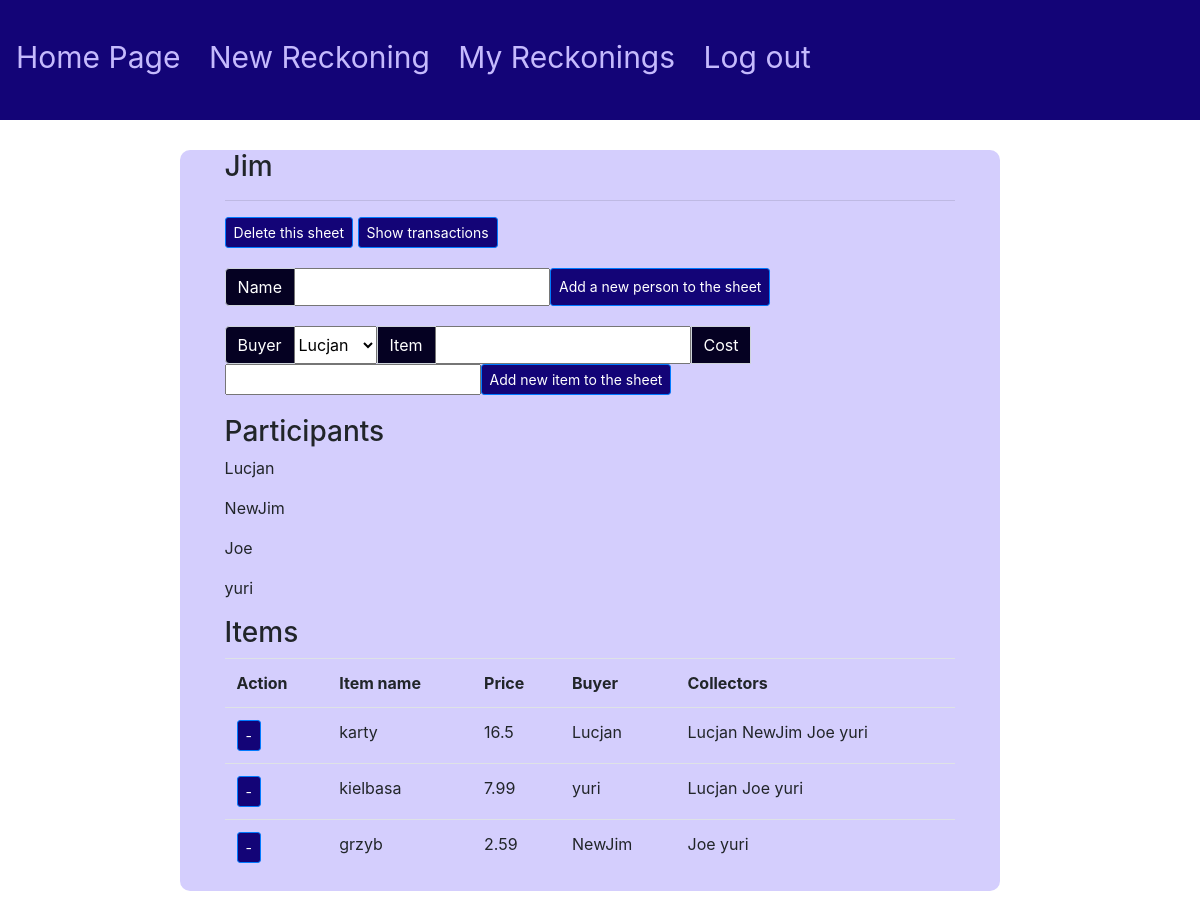
The app's page /reckon/Jim (signed in) with its own data.
### main/models.py (models this page shows, shortened)
class Sheet(models.Model):
    user = models.ForeignKey(User, on_delete=models.CASCADE, related_name="sheet", null=True)
    name = models.CharField(max_length=30)
    unapproved_item = models.CharField(max_length=30 ,default='')
    def __str__(self):
        return self.name

class Person(models.Model):
    sheet = models.ForeignKey(Sheet, on_delete=models.CASCADE)
    name = models.CharField(max_length=20)
    balance = models.FloatField(default=0)
    def __str__(self):
        return self.name

class Item(models.Model):
    sheet = models.ForeignKey(Sheet, on_delete=models.CASCADE)
    person = models.ForeignKey(Person, on_delete=models.CASCADE)
    name = models.CharField(max_length=30)
    value = models.FloatField()

### main/views.py (the view, shortened to what this page needs)
# urls.py: path('reckon/<str:name>', views.reckon, name="reckon"),
def reckon(response, name):
    if response.method == 'POST':
        if response.POST.get("delete"):
            view = Sheet.objects.get(user=response.user, name=response.POST.get("delete"))
            view.delete()
            return HttpResponseRedirect('/sheets/', {})
        elif response.POST.get("addperson"):
            view = Sheet.objects.get(user=response.user, name=response.POST.get("addperson"))
            addperson = addPerson(response.POST)
            if addperson.is_valid():
                person = Person(sheet=view, name=addperson.cleaned_data["name"])
                print(person)
                person.save()
            return HttpResponseRedirect('/sheets/', {})
        elif response.POST.get("additem"):
            view = Sheet.objects.get(user=response.user, name=response.POST.get("additem"))
            additem = addItem(response.POST)
            postPay = response.POST.get("pay")
            print(postPay)
            if additem.is_valid():
                postValue = additem.cleaned_data["value"]
                postItem = additem.cleaned_data["item"]
                print("||||||||||||")
                print(postValue)
                print(postItem)
                if Person.objects.filter(sheet=view, name=postPay).exists():
                    new_item = Item(sheet=view, person=Person.objects.get(sheet=view, name=postPay), name=postItem, value=postValue)
                    print(new_item)
                    test = Person.objects.get(sheet=view, name=postPay)
                    test.balance -= postValue
                    test.save()
                    new_item.save()
                else:
                    newPerson = Person(sheet=view, name=postPay, balance=-postValue)
                    print(newPerson)
                    newPerson.save()
                    new_item = Item(sheet=view, person=newPerson, name=postItem, value=postValue)
                    print(new_item)
                    new_item.save()
                view.unapproved_item = postItem
                view.save()
                return HttpResponseRedirect('/reckon/{}/{}'.format(view.name, postItem))
            return HttpResponseRedirect('/reckon/{}'.format(view.name))
        elif response.POST.get("show"):
            view = Sheet.objects.get(user=response.user, name=response.POST.get("show"))
            return HttpResponseRedirect('/{}/transactions'.format(view.name))
        elif response.POST.get("item_delete"):
            view = Sheet.objects.get(user=response.user, name=name)
            item = Item.objects.get(sheet=view, name=response.POST.get("item_delete"))
            item.person.balance += item.value
            item.person.save()
            for debtor in Debtor.objects.filter(item=item):
                debtor.person.balance -= debtor.share/100 * item.value
                debtor.person.save()
            item.delete()
            return HttpResponseRedirect('/sheets/', {})
        else:
            return HttpResponseRedirect('/', {})
    else:
        view = Sheet.objects.get(user=response.user, name=name)
        print(view)
        people = [i for i in Person.objects.filter(sheet=view)]
        for item in Item.objects.filter(sheet=view):
            item.value = round(item.value,2)
        items = [i for i in Item.objects.filter(sheet=view)]
        debtors = [[i.person.name for i in Debtor.objects.filter(item=j)] for j in Item.objects.filter(sheet=view)]
        print(debtors)
        addperson = addPerson()
        additem = addItem()
        return render(response, "main/reckon.html",
            {"view": view, "people": people, "items": items, "debtors": debtors,
            "addperson": addperson, "additem": additem})

### main/forms.py
class addPerson(forms.Form):
    name = forms.CharField(label="Name", max_length=30)

class addItem(forms.Form):
    item = forms.CharField(label="item", max_length=30)
    value = forms.FloatField(label="value")
    """def __init__(self):
        super(addItem, self).__init__()
        people = [i.name for i in Person.objects.all()]

        self.fields["pay"]  = forms.ChoiceField(
            widget=forms.Select(choices=people),
        )
    """

### main/templates/main/reckon.html (shortened to what this page needs)
{% extends 'main/base.html' %}
{% block content %}
    <h3>{{view.name}}</h3>
    <hr>
    <div>
        <form method="post", action="/reckon/{{view.name}}">
            <button type="submit", name="delete", value="{{view.name}}" class="btn btn-primary btn-sm">Delete this sheet</button>
            <button type="submit", name="show", value="{{view.name}}" class="btn btn-primary btn-sm">Show transactions</button>
        </form>
        <div>
            <div>
                <p>
                    <form method="post", action="/reckon/{{view.name}}">
                        <div class="input-group">
                            <div class="input-group-prepend">
                                <label for="data" class="input-group-text">Name</label>
                            </div>
                            {{addperson.name}}
                            <button type="submit", name="addperson", value="{{view.name}}" class="btn btn-primary btn-sm">Add a new person to the sheet</button>
                        </div>
                    </form>
                </p>
                <p>
                    <form method="post", action="/reckon/{{view.name}}">
                        <div class="input-group">
                            <div class="input-group-prepend">
                                <label for="pay" class="input-group-text">Buyer</label>
                            </div>
                            <select name="pay" id="pay">
                                {% for i in people %}
                                    <option value="{{i.name}}">{{i.name}}</option>
                                {% endfor %}
                            </select>
                            <div class="input-group-prepend">
                                <label for="item" class="input-group-text">Item</label>
                            </div>
                            {{additem.item}}
                            <div class="input-group-prepend">
                                <label for="value" class="input-group-text">Cost</label>
                            </div>
                            {{additem.value}}
                            <button type="submit", name="additem", value="{{view.name}}" class="btn btn-primary btn-sm">Add new item to the sheet</button>
                        </div>
                    </form>
                </p>
            </div>
        </div>
        <div>
            <h3>Participants</h3>
            {% for i in people %}
                <p>{{i.name}}</p>
            {% endfor %}
        </div>
        <div>
            <form method="post", action="/reckon/{{view.name}}">
                <h3>Items</h3>
                <table class="table table-hover">
                    <tr>
                        <th>Action</th>
                        <th>Item name</th>
                        <th>Price</th>
                        <th>Buyer</th>
                        <th>Collectors</th>
                    </tr>
                    {% for i in items %}
                        <tr>
                            <td><button type="submit", name="item_delete", value="{{i.name}}" class="btn btn-primary btn-sm">-</button></td>
                            <td>{{i.name}}</td>
                            <td>{{i.value}}</td>
                            <td>{{i.person}}</td>
                            <td>
                                {% for j in debtors %}
                                    {% if forloop.counter == forloop.parentloop.counter %}
                                        {% for k in j %}
                                        {{k}}
                                        {% endfor %}
                                    {% endif %}
                                {% endfor %}
                            </td>
                        </tr>
                    {% endfor %}
                </table>
            </form>
        </div>
    </div>
{% endblock content %}

### main/templates/main/base.html (shortened to what this page needs)
<!doctype html>
<html>
    <head>
        <link rel="stylesheet" href="https://cdn.jsdelivr.net/npm/bootstrap@4.3.1/dist/css/bootstrap.min.css">
    </head>
    <body>
        <div class="sidenav">
            {% if user.is_authenticated %}
                <a href="/">Home Page</a>
                <a href="/create">New Reckoning</a>
                <a href="/sheets">My Reckonings</a>
                <a href="/logout">Log out</a>
            {% else %}
                <a href="/">Home Page</a>
                <a href="/login">Log in</a>
                <a href="/register">Sign in</a>
            {% endif %}
        </div>
        <div id="content" class="main">
            <div class="row justify-content-center">
                <div class="col-11">
                    {% if user.is_authenticated %}
                        {% block content %}
                        {% endblock content %}
                    {% else %}
                        <a href="/login">You are not logged in</a>
                        <p>Sample account is "test" "qwe123123"</p>
                        {% block log_in %}
                        {% endblock log_in %}
                    {% endif %}
                </div>
            </div>
        </div>
    <body>
</html>

### main/templates/main/base.html (style rules this page uses)
.sidenav { height: 120px; width: 100%; position: fixed; z-index: 1; top: 0; left: 0; overflow-x: hidden; background-color: #130477; padding-top: 35px; }
.sidenav a { padding: 6px 8px 6px 16px; text-decoration: none; font-size: 30px; color: #C5BAFD; }
.main { margin-top: 150px; margin-bottom: 50px; margin-left: 180px; margin-right: 200px; padding: 0px 10px; border-radius: 10px; background-color: #d4cefd; }
.btn-primary { background-color: #130477 !important; }
.input-group-text { color: white !important; background-color: #050122 !important; }
.input-group { margin-bottom: 20px; margin-top: 20px; }

### records on screen
Sheet: name "Jim"
Person: name "Lucjan", j "Lucjan" "Lucjan"
Person: name "NewJim", j "NewJim"
Person: name "Joe", j "Joe" "Joe" "Joe"
Person: name "yuri", j "yuri" "yuri" "yuri"
Item: name "karty", value "16.5", person "Lucjan"
Item: name "kielbasa", value "7.99", person "yuri"
Item: name "grzyb", value "2.59", person "NewJim"

### other values on screen
form field pay "Lucjan"
